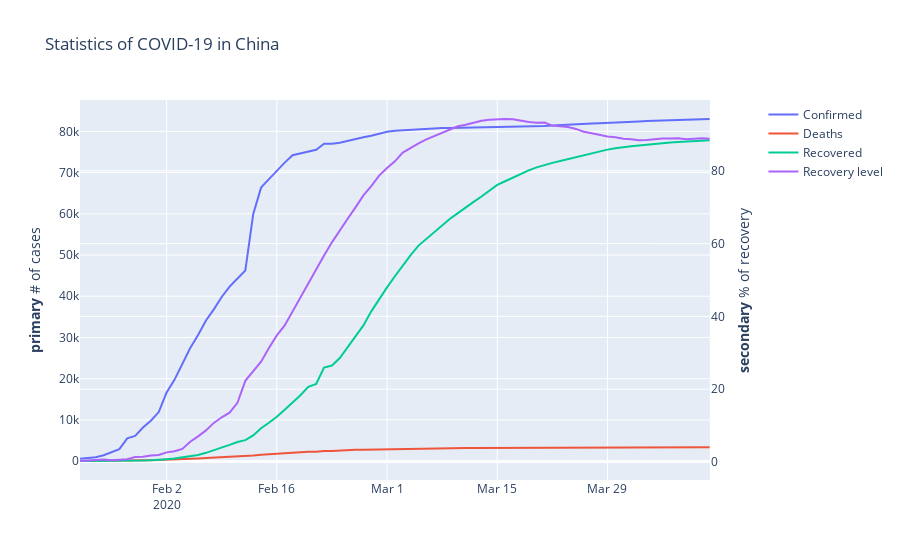

The notebook cell saved with this chart:
### Code cell
create_plotly_with_secondary_axis(create_df_for_plotly_w_secondary(df_corona, 'China'), 'China')
